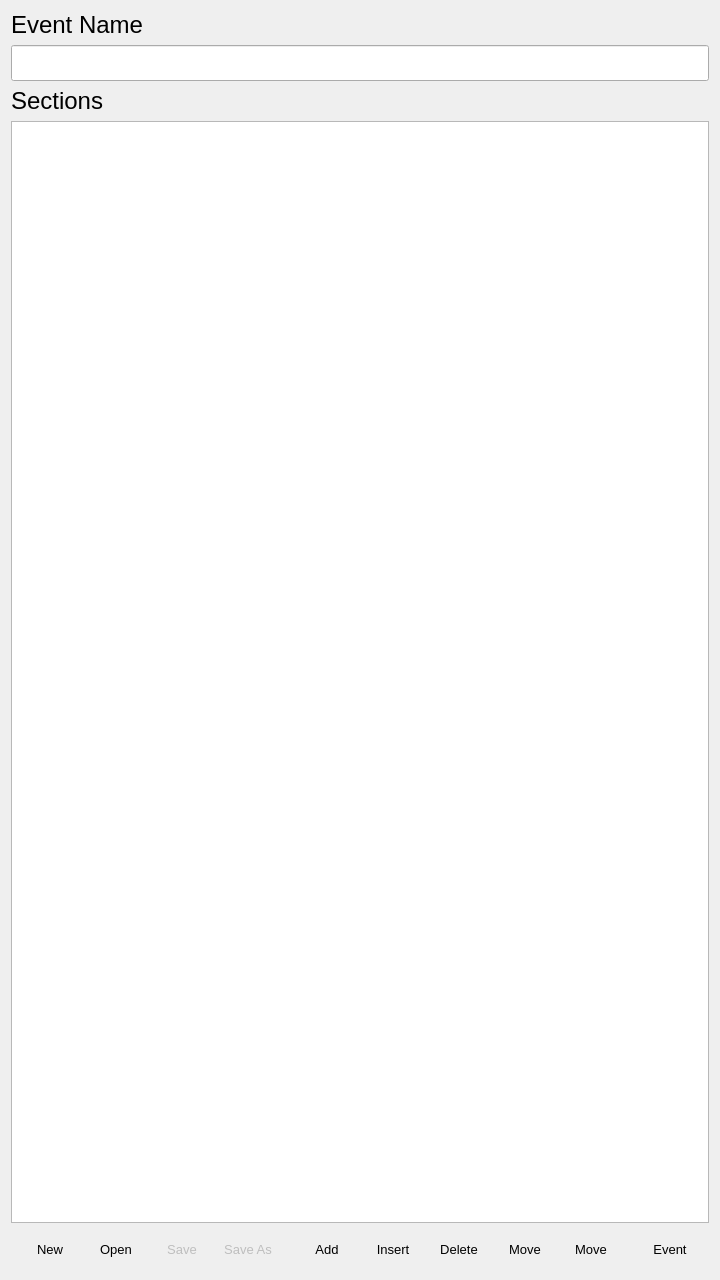
<?xml version="1.0" encoding="UTF-8"?>
<ui version="4.0">
 <class>EditWindow</class>
 <widget class="QWidget" name="EditWindow">
  <property name="geometry">
   <rect>
    <x>0</x>
    <y>0</y>
    <width>720</width>
    <height>1280</height>
   </rect>
  </property>
  <property name="windowTitle">
   <string>Edit</string>
  </property>
  <layout class="QVBoxLayout" name="layout">
   <item>
    <widget class="QLabel" name="name_label">
     <property name="styleSheet">
      <string notr="true">font: 18pt</string>
     </property>
     <property name="text">
      <string>Event Name</string>
     </property>
    </widget>
   </item>
   <item>
    <widget class="QLineEdit" name="name">
     <property name="styleSheet">
      <string notr="true">font: 18pt</string>
     </property>
    </widget>
   </item>
   <item>
    <widget class="QLabel" name="sections_label">
     <property name="styleSheet">
      <string notr="true">font: 18pt</string>
     </property>
     <property name="text">
      <string>Sections</string>
     </property>
    </widget>
   </item>
   <item>
    <widget class="QTableView" name="sections">
     <property name="styleSheet">
      <string notr="true">*
{
  font: 18pt
}
QTableView::item
{
  border: 0px;
  padding-left: 20px;
  padding-right: 20px;
}</string>
     </property>
     <property name="alternatingRowColors">
      <bool>true</bool>
     </property>
     <property name="selectionMode">
      <enum>QAbstractItemView::SingleSelection</enum>
     </property>
     <property name="selectionBehavior">
      <enum>QAbstractItemView::SelectRows</enum>
     </property>
     <attribute name="verticalHeaderVisible">
      <bool>false</bool>
     </attribute>
    </widget>
   </item>
   <item>
    <widget class="QWidget" name="widget" native="true">
     <property name="styleSheet">
      <string notr="true">font: 10pt</string>
     </property>
     <layout class="QHBoxLayout" name="layout_2">
      <item>
       <widget class="QToolButton" name="clear">
        <property name="minimumSize">
         <size>
          <width>60</width>
          <height>0</height>
         </size>
        </property>
        <property name="text">
         <string>New</string>
        </property>
        <property name="icon">
         <iconset resource="../res/resource.qrc">
          <normaloff>:/new.svg</normaloff>:/new.svg</iconset>
        </property>
        <property name="iconSize">
         <size>
          <width>48</width>
          <height>48</height>
         </size>
        </property>
        <property name="toolButtonStyle">
         <enum>Qt::ToolButtonTextUnderIcon</enum>
        </property>
        <property name="autoRaise">
         <bool>true</bool>
        </property>
       </widget>
      </item>
      <item>
       <widget class="QToolButton" name="open">
        <property name="minimumSize">
         <size>
          <width>60</width>
          <height>0</height>
         </size>
        </property>
        <property name="text">
         <string>Open</string>
        </property>
        <property name="icon">
         <iconset resource="../res/resource.qrc">
          <normaloff>:/open.svg</normaloff>:/open.svg</iconset>
        </property>
        <property name="iconSize">
         <size>
          <width>48</width>
          <height>48</height>
         </size>
        </property>
        <property name="toolButtonStyle">
         <enum>Qt::ToolButtonTextUnderIcon</enum>
        </property>
        <property name="autoRaise">
         <bool>true</bool>
        </property>
       </widget>
      </item>
      <item>
       <widget class="QToolButton" name="save">
        <property name="enabled">
         <bool>false</bool>
        </property>
        <property name="minimumSize">
         <size>
          <width>60</width>
          <height>0</height>
         </size>
        </property>
        <property name="text">
         <string>Save</string>
        </property>
        <property name="icon">
         <iconset resource="../res/resource.qrc">
          <normaloff>:/save.svg</normaloff>:/save.svg</iconset>
        </property>
        <property name="iconSize">
         <size>
          <width>48</width>
          <height>48</height>
         </size>
        </property>
        <property name="toolButtonStyle">
         <enum>Qt::ToolButtonTextUnderIcon</enum>
        </property>
        <property name="autoRaise">
         <bool>true</bool>
        </property>
       </widget>
      </item>
      <item>
       <widget class="QToolButton" name="save_as">
        <property name="enabled">
         <bool>false</bool>
        </property>
        <property name="minimumSize">
         <size>
          <width>60</width>
          <height>0</height>
         </size>
        </property>
        <property name="text">
         <string>Save As</string>
        </property>
        <property name="icon">
         <iconset resource="../res/resource.qrc">
          <normaloff>:/save.svg</normaloff>:/save.svg</iconset>
        </property>
        <property name="iconSize">
         <size>
          <width>48</width>
          <height>48</height>
         </size>
        </property>
        <property name="toolButtonStyle">
         <enum>Qt::ToolButtonTextUnderIcon</enum>
        </property>
        <property name="autoRaise">
         <bool>true</bool>
        </property>
       </widget>
      </item>
      <item>
       <spacer name="spacer">
        <property name="orientation">
         <enum>Qt::Horizontal</enum>
        </property>
        <property name="sizeHint" stdset="0">
         <size>
          <width>40</width>
          <height>20</height>
         </size>
        </property>
       </spacer>
      </item>
      <item>
       <widget class="QToolButton" name="add">
        <property name="minimumSize">
         <size>
          <width>60</width>
          <height>0</height>
         </size>
        </property>
        <property name="text">
         <string>Add</string>
        </property>
        <property name="icon">
         <iconset resource="../res/resource.qrc">
          <normaloff>:/add.svg</normaloff>:/add.svg</iconset>
        </property>
        <property name="iconSize">
         <size>
          <width>48</width>
          <height>48</height>
         </size>
        </property>
        <property name="toolButtonStyle">
         <enum>Qt::ToolButtonTextUnderIcon</enum>
        </property>
        <property name="autoRaise">
         <bool>true</bool>
        </property>
       </widget>
      </item>
      <item>
       <widget class="QToolButton" name="insert">
        <property name="minimumSize">
         <size>
          <width>60</width>
          <height>0</height>
         </size>
        </property>
        <property name="text">
         <string>Insert</string>
        </property>
        <property name="icon">
         <iconset resource="../res/resource.qrc">
          <normaloff>:/insert.svg</normaloff>:/insert.svg</iconset>
        </property>
        <property name="iconSize">
         <size>
          <width>48</width>
          <height>48</height>
         </size>
        </property>
        <property name="toolButtonStyle">
         <enum>Qt::ToolButtonTextUnderIcon</enum>
        </property>
        <property name="autoRaise">
         <bool>true</bool>
        </property>
       </widget>
      </item>
      <item>
       <widget class="QToolButton" name="remove">
        <property name="minimumSize">
         <size>
          <width>60</width>
          <height>0</height>
         </size>
        </property>
        <property name="text">
         <string>Delete</string>
        </property>
        <property name="icon">
         <iconset resource="../res/resource.qrc">
          <normaloff>:/delete.svg</normaloff>:/delete.svg</iconset>
        </property>
        <property name="iconSize">
         <size>
          <width>48</width>
          <height>48</height>
         </size>
        </property>
        <property name="toolButtonStyle">
         <enum>Qt::ToolButtonTextUnderIcon</enum>
        </property>
        <property name="autoRaise">
         <bool>true</bool>
        </property>
       </widget>
      </item>
      <item>
       <widget class="QToolButton" name="up">
        <property name="minimumSize">
         <size>
          <width>60</width>
          <height>0</height>
         </size>
        </property>
        <property name="text">
         <string>Move</string>
        </property>
        <property name="icon">
         <iconset resource="../res/resource.qrc">
          <normaloff>:/arrow-up.svg</normaloff>:/arrow-up.svg</iconset>
        </property>
        <property name="iconSize">
         <size>
          <width>48</width>
          <height>48</height>
         </size>
        </property>
        <property name="toolButtonStyle">
         <enum>Qt::ToolButtonTextUnderIcon</enum>
        </property>
        <property name="autoRaise">
         <bool>true</bool>
        </property>
       </widget>
      </item>
      <item>
       <widget class="QToolButton" name="down">
        <property name="minimumSize">
         <size>
          <width>60</width>
          <height>0</height>
         </size>
        </property>
        <property name="text">
         <string>Move</string>
        </property>
        <property name="icon">
         <iconset resource="../res/resource.qrc">
          <normaloff>:/arrow-down.svg</normaloff>:/arrow-down.svg</iconset>
        </property>
        <property name="iconSize">
         <size>
          <width>48</width>
          <height>48</height>
         </size>
        </property>
        <property name="toolButtonStyle">
         <enum>Qt::ToolButtonTextUnderIcon</enum>
        </property>
        <property name="autoRaise">
         <bool>true</bool>
        </property>
       </widget>
      </item>
      <item>
       <spacer name="spacer_2">
        <property name="orientation">
         <enum>Qt::Horizontal</enum>
        </property>
        <property name="sizeHint" stdset="0">
         <size>
          <width>40</width>
          <height>20</height>
         </size>
        </property>
       </spacer>
      </item>
      <item>
       <widget class="QToolButton" name="event">
        <property name="minimumSize">
         <size>
          <width>60</width>
          <height>0</height>
         </size>
        </property>
        <property name="text">
         <string>Event</string>
        </property>
        <property name="icon">
         <iconset resource="../res/resource.qrc">
          <normaloff>:/play.svg</normaloff>:/play.svg</iconset>
        </property>
        <property name="iconSize">
         <size>
          <width>48</width>
          <height>48</height>
         </size>
        </property>
        <property name="toolButtonStyle">
         <enum>Qt::ToolButtonTextUnderIcon</enum>
        </property>
        <property name="autoRaise">
         <bool>true</bool>
        </property>
       </widget>
      </item>
     </layout>
    </widget>
   </item>
  </layout>
 </widget>
 <resources>
  <include location="../res/resource.qrc"/>
 </resources>
 <connections/>
</ui>
